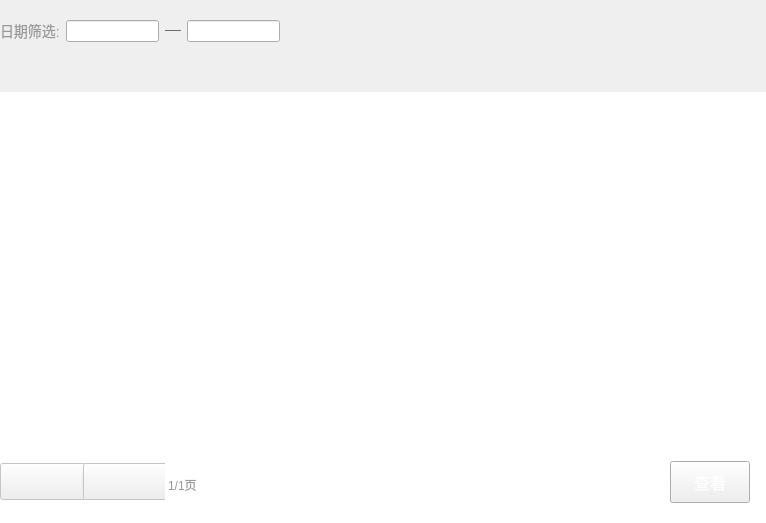
<?xml version="1.0" encoding="UTF-8"?>
<ui version="4.0">
 <class>ReceiptListWidget</class>
 <widget class="QWidget" name="ReceiptListWidget">
  <property name="geometry">
   <rect>
    <x>0</x>
    <y>0</y>
    <width>766</width>
    <height>523</height>
   </rect>
  </property>
  <property name="sizeIncrement">
   <size>
    <width>76</width>
    <height>52</height>
   </size>
  </property>
  <property name="baseSize">
   <size>
    <width>766</width>
    <height>523</height>
   </size>
  </property>
  <property name="windowTitle">
   <string>Form</string>
  </property>
  <layout class="QVBoxLayout" name="verticalLayout">
   <property name="spacing">
    <number>0</number>
   </property>
   <property name="leftMargin">
    <number>0</number>
   </property>
   <property name="topMargin">
    <number>0</number>
   </property>
   <property name="rightMargin">
    <number>0</number>
   </property>
   <property name="bottomMargin">
    <number>0</number>
   </property>
   <item>
    <widget class="QWidget" name="topWidget" native="true">
     <property name="minimumSize">
      <size>
       <width>0</width>
       <height>62</height>
      </size>
     </property>
     <property name="maximumSize">
      <size>
       <width>16777215</width>
       <height>62</height>
      </size>
     </property>
     <property name="sizeIncrement">
      <size>
       <width>76</width>
       <height>6</height>
      </size>
     </property>
     <property name="baseSize">
      <size>
       <width>766</width>
       <height>62</height>
      </size>
     </property>
     <layout class="QHBoxLayout" name="horizontalLayout">
      <property name="spacing">
       <number>0</number>
      </property>
      <property name="leftMargin">
       <number>0</number>
      </property>
      <property name="topMargin">
       <number>0</number>
      </property>
      <property name="rightMargin">
       <number>0</number>
      </property>
      <property name="bottomMargin">
       <number>0</number>
      </property>
      <item>
       <widget class="QWidget" name="widget" native="true">
        <property name="minimumSize">
         <size>
          <width>280</width>
          <height>0</height>
         </size>
        </property>
        <property name="maximumSize">
         <size>
          <width>280</width>
          <height>16777215</height>
         </size>
        </property>
        <layout class="QHBoxLayout" name="horizontalLayout_2">
         <property name="leftMargin">
          <number>0</number>
         </property>
         <property name="topMargin">
          <number>0</number>
         </property>
         <property name="rightMargin">
          <number>0</number>
         </property>
         <property name="bottomMargin">
          <number>0</number>
         </property>
         <item>
          <widget class="QLabel" name="label">
           <property name="styleSheet">
            <string notr="true">font-size:14px;
color:#999999;</string>
           </property>
           <property name="text">
            <string>日期筛选:</string>
           </property>
          </widget>
         </item>
         <item>
          <widget class="QLineEdit" name="startDateEdit">
           <property name="styleSheet">
            <string notr="true">font-size:12px;
color:#999999;</string>
           </property>
          </widget>
         </item>
         <item>
          <widget class="QWidget" name="widget_2" native="true">
           <property name="minimumSize">
            <size>
             <width>16</width>
             <height>1</height>
            </size>
           </property>
           <property name="maximumSize">
            <size>
             <width>16</width>
             <height>1</height>
            </size>
           </property>
           <property name="styleSheet">
            <string notr="true">border: 1px solid #6c6c6c;</string>
           </property>
          </widget>
         </item>
         <item>
          <widget class="QLineEdit" name="endDateEdit">
           <property name="styleSheet">
            <string notr="true">font-size:12px;
color:#999999;</string>
           </property>
          </widget>
         </item>
        </layout>
       </widget>
      </item>
      <item>
       <spacer name="horizontalSpacer">
        <property name="orientation">
         <enum>Qt::Horizontal</enum>
        </property>
        <property name="sizeHint" stdset="0">
         <size>
          <width>215</width>
          <height>20</height>
         </size>
        </property>
       </spacer>
      </item>
      <item>
       <widget class="SearchEdit" name="searchWidget" native="true">
        <property name="minimumSize">
         <size>
          <width>262</width>
          <height>32</height>
         </size>
        </property>
        <property name="maximumSize">
         <size>
          <width>262</width>
          <height>32</height>
         </size>
        </property>
       </widget>
      </item>
     </layout>
    </widget>
   </item>
   <item>
    <widget class="QWidget" name="mainWidget" native="true">
     <layout class="QVBoxLayout" name="verticalLayout_2">
      <property name="spacing">
       <number>0</number>
      </property>
      <property name="leftMargin">
       <number>0</number>
      </property>
      <property name="topMargin">
       <number>0</number>
      </property>
      <property name="rightMargin">
       <number>0</number>
      </property>
      <property name="bottomMargin">
       <number>0</number>
      </property>
      <item>
       <widget class="ReceiptTitleWidget" name="titleWidget" native="true">
        <property name="minimumSize">
         <size>
          <width>0</width>
          <height>30</height>
         </size>
        </property>
        <property name="maximumSize">
         <size>
          <width>16777215</width>
          <height>30</height>
         </size>
        </property>
       </widget>
      </item>
      <item>
       <widget class="ReceiptListView" name="listView">
        <property name="styleSheet">
         <string notr="true">QListView{
border:none;
}</string>
        </property>
       </widget>
      </item>
      <item>
       <widget class="QWidget" name="bottomWidget" native="true">
        <property name="minimumSize">
         <size>
          <width>0</width>
          <height>62</height>
         </size>
        </property>
        <property name="maximumSize">
         <size>
          <width>16777215</width>
          <height>62</height>
         </size>
        </property>
        <property name="styleSheet">
         <string notr="true">QWidget#bottomWidget{
        background-color:#ffffff;
}</string>
        </property>
        <layout class="QHBoxLayout" name="horizontalLayout_3">
         <property name="spacing">
          <number>16</number>
         </property>
         <property name="leftMargin">
          <number>0</number>
         </property>
         <property name="topMargin">
          <number>0</number>
         </property>
         <property name="rightMargin">
          <number>16</number>
         </property>
         <property name="bottomMargin">
          <number>20</number>
         </property>
         <item>
          <widget class="QWidget" name="leftWidget" native="true">
           <property name="minimumSize">
            <size>
             <width>200</width>
             <height>0</height>
            </size>
           </property>
           <property name="maximumSize">
            <size>
             <width>200</width>
             <height>16777215</height>
            </size>
           </property>
           <layout class="QHBoxLayout" name="horizontalLayout_4">
            <property name="spacing">
             <number>0</number>
            </property>
            <property name="leftMargin">
             <number>0</number>
            </property>
            <property name="topMargin">
             <number>0</number>
            </property>
            <property name="rightMargin">
             <number>0</number>
            </property>
            <property name="bottomMargin">
             <number>0</number>
            </property>
            <item>
             <spacer name="horizontalSpacer_2">
              <property name="orientation">
               <enum>Qt::Horizontal</enum>
              </property>
              <property name="sizeHint" stdset="0">
               <size>
                <width>40</width>
                <height>20</height>
               </size>
              </property>
             </spacer>
            </item>
            <item>
             <widget class="QWidget" name="widget_5" native="true">
              <layout class="QHBoxLayout" name="horizontalLayout_5">
               <property name="spacing">
                <number>0</number>
               </property>
               <property name="leftMargin">
                <number>0</number>
               </property>
               <property name="topMargin">
                <number>0</number>
               </property>
               <property name="rightMargin">
                <number>0</number>
               </property>
               <property name="bottomMargin">
                <number>0</number>
               </property>
               <item>
                <widget class="QPushButton" name="lastPageButton">
                 <property name="enabled">
                  <bool>false</bool>
                 </property>
                 <property name="minimumSize">
                  <size>
                   <width>87</width>
                   <height>37</height>
                  </size>
                 </property>
                 <property name="maximumSize">
                  <size>
                   <width>87</width>
                   <height>37</height>
                  </size>
                 </property>
                 <property name="styleSheet">
                  <string notr="true">QPushButton
{
        border-image: url(:/saleImage/btn-up-nomal.png);
}

QPushButton:pressed
{
        border-image: url(:/saleImage/btn-up-pess.png);
}

QPushButton:disabled
{
border-image: url(:/saleImage/btn-up-disable.png);
}</string>
                 </property>
                 <property name="text">
                  <string/>
                 </property>
                </widget>
               </item>
               <item>
                <widget class="QWidget" name="widget_6" native="true">
                 <property name="minimumSize">
                  <size>
                   <width>1</width>
                   <height>18</height>
                  </size>
                 </property>
                 <property name="maximumSize">
                  <size>
                   <width>1</width>
                   <height>18</height>
                  </size>
                 </property>
                 <property name="styleSheet">
                  <string notr="true">border: 1px solid #ededed;</string>
                 </property>
                </widget>
               </item>
               <item>
                <widget class="QPushButton" name="nextPageButton">
                 <property name="enabled">
                  <bool>false</bool>
                 </property>
                 <property name="minimumSize">
                  <size>
                   <width>87</width>
                   <height>37</height>
                  </size>
                 </property>
                 <property name="maximumSize">
                  <size>
                   <width>87</width>
                   <height>37</height>
                  </size>
                 </property>
                 <property name="styleSheet">
                  <string notr="true">QPushButton{
        border-image: url(:/saleImage/btn-down-nomal.png);
}

QPushButton:pressed{
        border-image: url(:/saleImage/btn-down-pess.png);
}

QPushButton:disabled{
        border-image: url(:/saleImage/btn-down-disabled.png);
}</string>
                 </property>
                 <property name="text">
                  <string/>
                 </property>
                </widget>
               </item>
              </layout>
             </widget>
            </item>
            <item>
             <spacer name="horizontalSpacer_3">
              <property name="orientation">
               <enum>Qt::Horizontal</enum>
              </property>
              <property name="sizeHint" stdset="0">
               <size>
                <width>40</width>
                <height>20</height>
               </size>
              </property>
             </spacer>
            </item>
            <item>
             <widget class="QLabel" name="pageLabel">
              <property name="styleSheet">
               <string notr="true">font-size:12px;
color:#999999;
font-family:&quot;微软雅黑&quot;;
padding-top:6px;</string>
              </property>
              <property name="text">
               <string>1/1页</string>
              </property>
             </widget>
            </item>
           </layout>
          </widget>
         </item>
         <item>
          <spacer name="horizontalSpacer_4">
           <property name="orientation">
            <enum>Qt::Horizontal</enum>
           </property>
           <property name="sizeHint" stdset="0">
            <size>
             <width>40</width>
             <height>20</height>
            </size>
           </property>
          </spacer>
         </item>
         <item>
          <widget class="QWidget" name="widget_3" native="true">
           <property name="sizePolicy">
            <sizepolicy hsizetype="Preferred" vsizetype="Preferred">
             <horstretch>0</horstretch>
             <verstretch>0</verstretch>
            </sizepolicy>
           </property>
           <property name="minimumSize">
            <size>
             <width>518</width>
             <height>0</height>
            </size>
           </property>
           <property name="maximumSize">
            <size>
             <width>518</width>
             <height>16777215</height>
            </size>
           </property>
           <layout class="QHBoxLayout" name="horizontalLayout_6">
            <property name="spacing">
             <number>4</number>
            </property>
            <property name="leftMargin">
             <number>0</number>
            </property>
            <property name="topMargin">
             <number>0</number>
            </property>
            <property name="rightMargin">
             <number>0</number>
            </property>
            <property name="bottomMargin">
             <number>0</number>
            </property>
            <item>
             <spacer name="horizontalSpacer_5">
              <property name="orientation">
               <enum>Qt::Horizontal</enum>
              </property>
              <property name="sizeHint" stdset="0">
               <size>
                <width>40</width>
                <height>20</height>
               </size>
              </property>
             </spacer>
            </item>
            <item>
             <widget class="QPushButton" name="checkButton">
              <property name="sizePolicy">
               <sizepolicy hsizetype="Minimum" vsizetype="Minimum">
                <horstretch>0</horstretch>
                <verstretch>0</verstretch>
               </sizepolicy>
              </property>
              <property name="minimumSize">
               <size>
                <width>80</width>
                <height>0</height>
               </size>
              </property>
              <property name="styleSheet">
               <string notr="true">QPushButton{
        font-size:16px;
        color:#ffffff;
        border-image: url(:/adjustPrice/blueButton.png);
}

QPushButton:pressed{
        border-image: url(:/adjustPrice/blueButtonPress.png);
}

QPushButton:disabled{
        border-image: url(:/adjustPrice/buttonDisable.png);
}</string>
              </property>
              <property name="text">
               <string>查看</string>
              </property>
             </widget>
            </item>
           </layout>
          </widget>
         </item>
        </layout>
       </widget>
      </item>
     </layout>
    </widget>
   </item>
  </layout>
 </widget>
 <customwidgets>
  <customwidget>
   <class>SearchEdit</class>
   <extends>QWidget</extends>
   <header>SearchEdit.h</header>
   <container>1</container>
  </customwidget>
  <customwidget>
   <class>ReceiptTitleWidget</class>
   <extends>QWidget</extends>
   <header>receipttitlewidget.h</header>
   <container>1</container>
  </customwidget>
  <customwidget>
   <class>ReceiptListView</class>
   <extends>QListView</extends>
   <header>receiptlistview.h</header>
  </customwidget>
 </customwidgets>
 <resources/>
 <connections/>
</ui>
